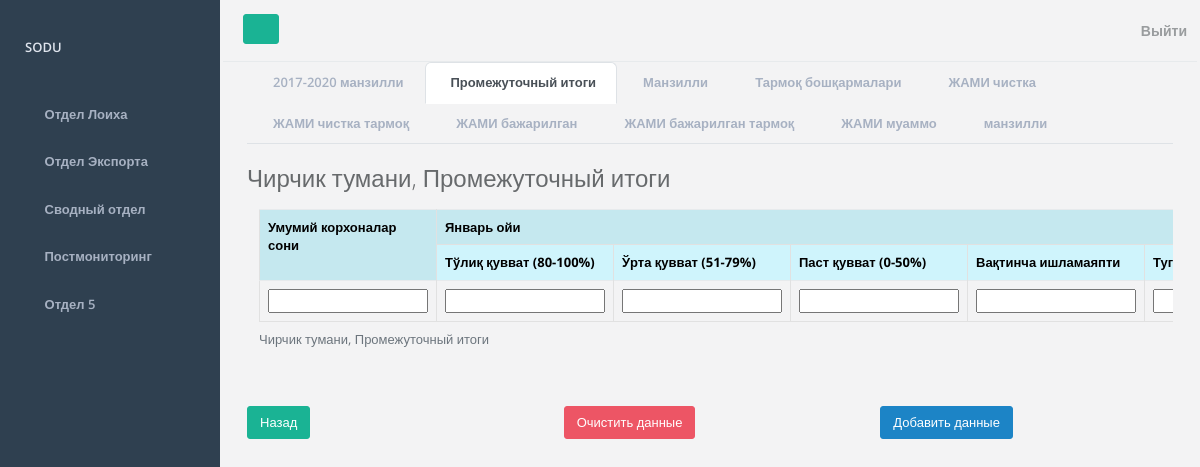
/form/subtotals (signed in), run on an earlier commit of the app's database.
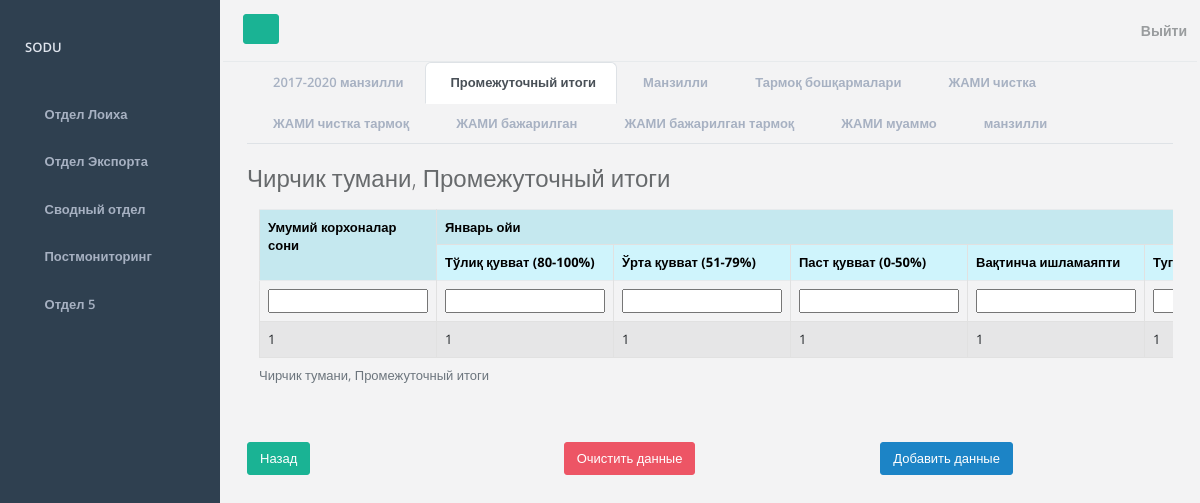
And on a later commit of the database.
### mainapp/models.py (models this page shows, shortened)
class CustomUser(AbstractUser):
    district = models.ForeignKey(District, on_delete=models.PROTECT, blank=True, null=True)
    class Meta:
        verbose_name = 'Пользователь'
        verbose_name_plural = 'Пользователи'

class District(models.Model):
    id = models.AutoField(primary_key=True)
    district = models.CharField(max_length=50, verbose_name="Район", blank=True, null=True)
    def __str__(self):
        return self.district
    class Meta:
        verbose_name = 'Район'
        verbose_name_plural = 'Районы'

class Subtotals(models.Model):
    district = models.ForeignKey(District, on_delete=models.PROTECT, verbose_name="Ҳудуд номи")
    general = models.CharField(max_length=255, verbose_name="Умумий корхоналар сони")
    january_toy = models.CharField(max_length=255, verbose_name="Тўлиқ қувват (80-100%)")
    january_orta = models.CharField(max_length=255, verbose_name="Ўрта қувват (51-79%)")
    january_past = models.CharField(max_length=255, verbose_name="Паст қувват (0-50%)")
    january_clock = models.CharField(max_length=255, verbose_name="Вақтинча ишламаяпти")
    end = models.CharField(max_length=255, verbose_name="Тугатилган")
    mavsumiy = models.CharField(max_length=255, verbose_name="Мавсумий")
    other = models.CharField(max_length=255, verbose_name="Бошқа")
    time_create = models.DateTimeField(auto_now_add=True, verbose_name="Дата создания записи")
    time_update = models.DateTimeField(auto_now=True, verbose_name="Дата обновления записи")
    is_published = models.BooleanField(default=True, verbose_name="Опубликовано")
    class Meta:
        verbose_name = 'Промежуточный итог'
        verbose_name_plural = 'Промежуточный итоги'
        ordering = ['-time_create']

### mainapp/views.py (the view)
# urls.py: path('form/subtotals', add_data_table_subtotals, name='form_subtotals'),
def add_data_table_subtotals(request):
    return add_data_table_fourth_department(request, 'subtotals', TableSubtotalsForm, 'table_subtotals', 'Промежуточный итоги')

### mainapp/forms.py
class TableSubtotalsForm(ModelForm):
    class Meta:
        model = Subtotals
        fields = '__all__'
        exclude = ['district', 'is_published']

### mainapp/utils.py (called while the page is built)
def show_data_table(request, model):
    model = model.objects.filter(district=request.user.district)
    return model

def make_context_by_form(data, form, menu, page_obj):
    context = {
        'title': data,
        'form': form,
        'projects_department': menu,
        'page_obj': page_obj
    }
    return context

def paginate_page(request, table_data):
    paginator = Paginator(table_data, 3)
    page_number = request.GET.get('page')
    page_obj = paginator.get_page(page_number)
    return page_obj

### mainapp/views.py (called while the page is built)
@login_required
def add_data_table_fourth_department(request, model_name, model_form, redirect_url, page_title):
    model = fourth_department_models_dict.get(model_name, None)
    table_data = show_data_table(request, model)
    page_obj = paginate_page(request, table_data)
    if request.method == 'POST':
        form = model_form(request.POST)
        if form.is_valid():
            try:
                model.objects.create(**form.cleaned_data, district=request.user.district)
                return redirect(redirect_url)
            except:
                form.add_error(None, 'Ошибка добавления данных')
    else:
        form = model_form()
    context = make_context_by_form(page_title, form, fourth_department_tables_menu, page_obj)
    return render(request, f'mainapp/forms/fourth_department/form_{model_name}.html', context)

### mainapp/templates/mainapp/forms/fourth_department/form_subtotals.html (shortened to what this page needs)
{% extends 'mainapp/data_table/fourth_departament/subtotals.html' %}
{% block form %}
<div class="container">
    <form action="{% url 'form_subtotals' %}" method="post">
        <tr>
            {% include 'mainapp/forms/components/_form-fields.html' %}
        </tr>
        {% endblock %}
        {% block add_data %}
        {% include 'mainapp/forms/components/_add-info-button.html' %}
        {%endblock%}
{% block export_table %}
{% include 'mainapp/forms/components/_back-button.html' %}
{% endblock %}
{% block view_data%}
{% include 'mainapp/forms/components/_reset-button.html' %}
{% endblock %}

### mainapp/templates/mainapp/data_table/fourth_departament/subtotals.html (shortened to what this page needs)
{% extends 'mainapp/departments/projects_department.html' %}
{% block table %}
<h2 class="mb-3">
    {% include 'mainapp/data_table/components/table_title.html' %}
</h2>
<div class="container overflow-auto">
        <table class="table table-bordered table-striped">
        <caption>
            {% include 'mainapp/data_table/components/table_title.html' %}
        </caption>
        <tr>
            <th class="table-info" rowspan="2">Умумий корхоналар сони</th>
            <th class="table-info" colspan="7">Январь ойи</th>
        </tr>
        <tr>
            <th class="table-info">Тўлиқ қувват (80-100%)</th>
            <th class="table-info">Ўрта қувват (51-79%)</th>
            <th class="table-info">Паст қувват (0-50%)</th>
            <th class="table-info">Вақтинча ишламаяпти</th>
            <th class="table-info">Тугатилган</th>
        </tr>
        <tr>
            {% block form %}
            {% endblock %}
        </tr>
            {% for data in page_obj %}
        <tr>
            <td>{{ data.general }}</td>
            <td>{{ data.january_toy }}</td>
            <td>{{ data.january_orta }}</td>
            <td>{{ data.january_past }}</td>
            <td>{{ data.january_clock }}</td>
            <td>{{ data.end }}</td>
          </tr>
            {%endfor%}
    </table>
</div>
{% endblock %}

### mainapp/templates/mainapp/departments/projects_department.html
{% extends 'mainapp/base.html' %}
{% block tables %}
<ul class="nav nav-tabs">
    {% for table in projects_department %}
    <li class="nav-item">
        <a class="nav-link {% if table.table_name == title %}active{% endif %}"
           href="{% url table.url_data_table %}">
            {{ table.table_name }}
        </a>
    </li>
    {% endfor %}
</ul>
{% block table %}
{%endblock%}
{% endblock %}

### mainapp/templates/mainapp/base.html (shortened to what this page needs)
<!DOCTYPE html>
{% load static %}
<html lang="en">
<head>
    <link href="https://cdn.jsdelivr.net/npm/bootstrap@5.2.3/dist/css/bootstrap.min.css" rel="stylesheet"
>
    <link rel="stylesheet" href="{% static 'mainapp/css/font-awesome.min.css' %}">
    <link rel="stylesheet" href="{% static 'mainapp/css/main.css' %}">
</head>
<body>
<div id="wrapper">
    <nav class="navbar-default navbar-static-side" role="navigation">
        <div class="sidebar-collapse">
            <ul class="nav metismenu" id="side-menu">
                <li class="nav-header">
                    <div class="dropdown profile-element">
                        <a data-toggle="dropdown" class="dropdown-toggle" href="#">
                            <span class="block m-t-xs font-bold">{{ request.user.username|upper }}</span>
                        </a>
                    </div>
                </li>
                <li>
                    <a href="{% url 'department_projects' %}"
                    ><i class="fa fa-diamond"></i>
                        <span class="nav-label">Отдел Лоиха</span></a
                    >
                </li>
                <li>
                    <a href="{% url 'department_exports' %}">
                        <i class="fa fa-bar-chart-o"></i>
                        <span class="nav-label">Отдел Экспорта</span>
                    </a>
                </li>
                <li>
                    <a href="{% url 'department_3' %}"
                    ><i class="fa fa-pie-chart"></i>
                        <span class="nav-label">Сводный отдел</span>
                    </a>
                </li>
                <li>
                    <a href="{% url 'department_4' %}"
                    ><i class="fa fa-flask"></i>
                        <span class="nav-label">Постмониторинг</span></a
                    >
                </li>
                <li>
                    <a href="{% url 'department_5' %}">
                        <i class="fa fa-table"></i>
                        <span class="nav-label">Отдел 5</span></a>
                </li>
            </ul>
        </div>
    </nav>
    <div id="page-wrapper" class="gray-bg dashbard-1">
        <div class="row border-bottom">
            <nav
                    class="navbar navbar-static-top"
                    role="navigation"
                    style="margin-bottom: 0"
            >
                <div class="navbar-header">
                    <a
                            class="navbar-minimalize minimalize-styl-2 btn btn-primary"
                            href="#"
                    ><i class="fa fa-bars"></i>
                    </a>
                    <form
                            role="search"
                            class="navbar-form-custom"
                            action="search_results.html"
                    >
                    </form>
                </div>
                <ul class="nav navbar-top-links navbar-right">
                    <li>
                        {% include 'mainapp/header.html' %}
                    </li>
                </ul>
            </nav>
        </div>
        <div class="container">
            <div class="row">
                <div class="col-12">
                    {% block tables %}
                    {% endblock %}
                </div>
                {% if not 'week' in request.get_full_path and not 'filter/month' in request.get_full_path %}
                <div class="col">
                    {% block export_table %}
                    {% endblock %}
                </div>
                {% elif 'week' in request.get_full_path %}
                <div class="col">
                    {% block export_table_week %}
                    {% endblock %}
                </div>
                {% elif 'filter/month' in request.get_full_path %}
                <div class="col">
                    {% block export_table_month %}
                    {% endblock %}
                </div>
                {% endif %}
                <div class="col">
                    {% block view_data %}
                    {% endblock %}
                </div>
                <div class="col">
                    {% block add_data %}
                    {% endblock %}
                </div>
            </div>
        </div>
    </div>
</div>
</body>
</html>

### mainapp/templates/mainapp/header.html
                {% if request.user.is_authenticated %}
                <a href="{% url 'logout' %}">
                    Выйти
                </a>
                {% endif %}

### mainapp/templates/mainapp/data_table/components/table_title.html
{% if request.user.district != None %}
    {{ request.user.district }},
{% endif %}
{{ title }}

### mainapp/templates/mainapp/forms/components/_form-fields.html
{% for field in form %}
    <td>{{ field }}</td>
{% endfor %}

### mainapp/templates/mainapp/forms/components/_back-button.html
<a class="btn btn-primary mb-5" onclick="javascript:history.back(); return false;">Назад</a>

### mainapp/templates/mainapp/forms/components/_reset-button.html
<input class="btn btn-danger mb-5" type="reset" value="Очистить данные">

### mainapp/templates/mainapp/forms/components/_add-info-button.html
<input class="btn btn-success mb-5" type="submit" value="Добавить данные">

What changed in the data, as far as the page shows it:
added Subtotals: general "1", january_toy "1", january_orta "1", january_past "1", january_clock "1", end "1"
